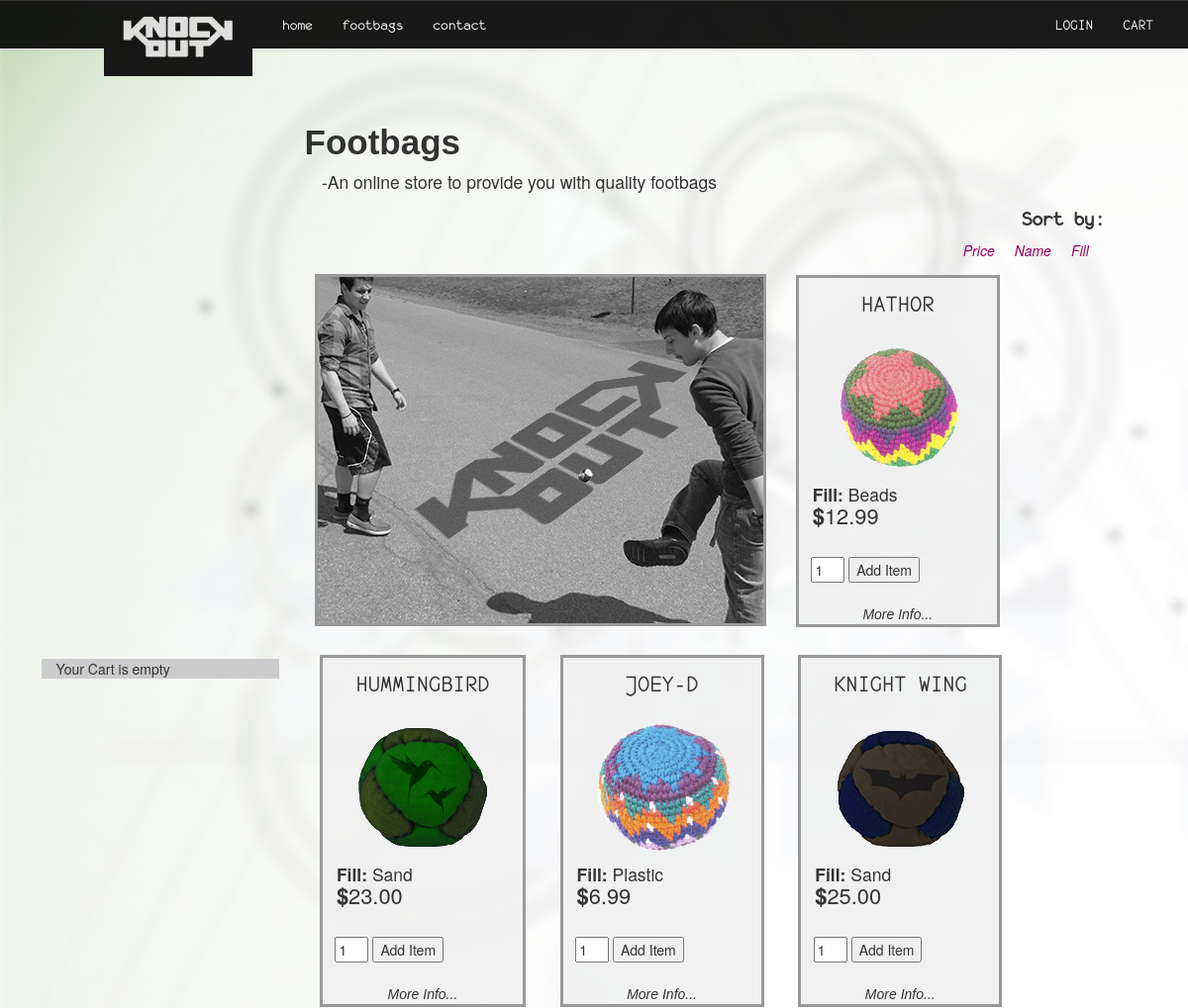
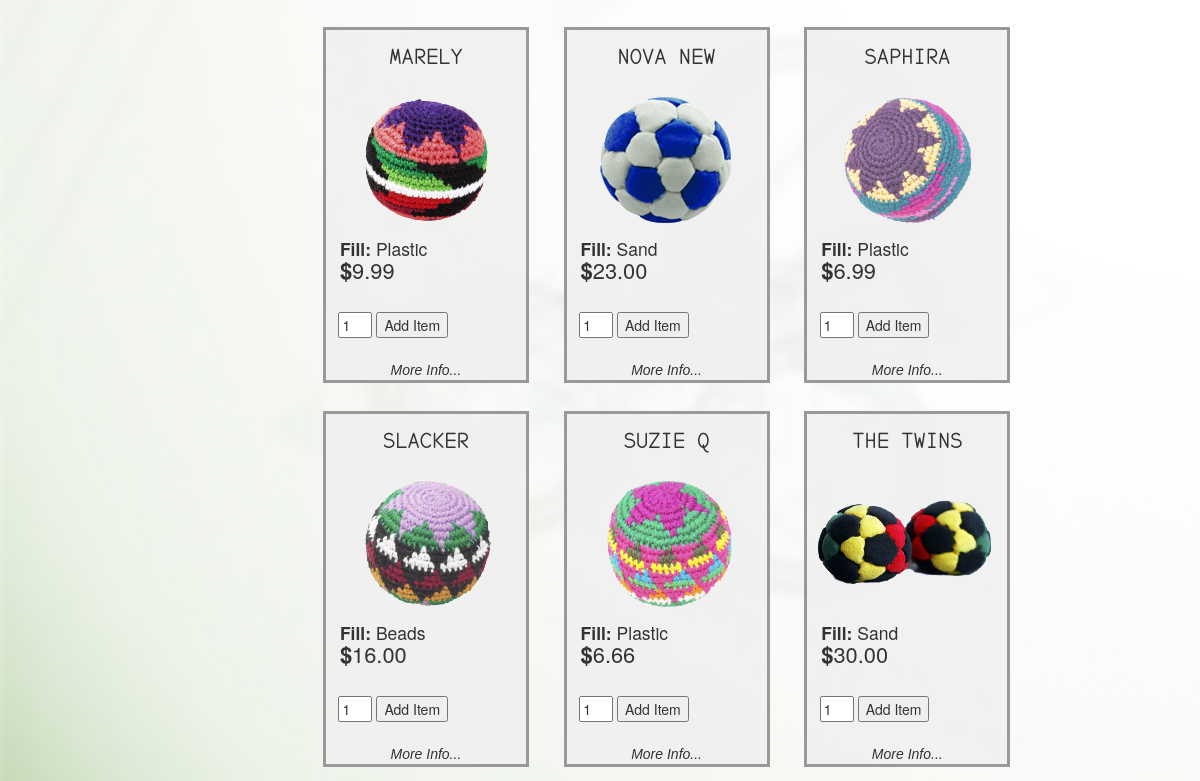
Page /products.php?sortcol=name on the committed database (2 pictures, top to bottom).
### tables this page shows
CREATE TABLE product_table (
  id INT PRIMARY KEY auto_increment,
  name CHAR(75),
  price DEC(7,2),
  fill ENUM("Sand", "Beads", "Plastic"),
  description TEXT,
  thumb CHAR(75),
  imgFull CHAR(75)
) AUTO_INCREMENT=0;

### data/function-lib.php (called while the page is built, shortened)
<?php
 function run_my_query($q){
$mysqli = new mysqli('localhost','mirandak_boss', 'boss12', 'mirandak_finaldatadb');
$results =$mysqli->query($q) or die($q.'Problem with my Query!'.$mysqli->error);
  return $results;
}
?>

### products.php (the view, shortened to what this page needs)
<?php
include('includes/function-lib.php');
$ordercol ='id';
if(isset($_GET['sortcol'])){
	$ordercol = $_GET['sortcol'];
}
$results = run_my_query('SELECT*FROM product_table
	ORDER BY '.$ordercol);
?>
<!DOCTYPE html>
<html lang="en">
<head>
<link href="css/responsive-slider.css" rel="stylesheet" media="screen">
<link rel="stylesheet" href="http://netdna.bootstrapcdn.com/bootstrap/3.0.3/css/bootstrap.min.css">
<link rel="stylesheet" href="http://netdna.bootstrapcdn.com/bootstrap/3.0.3/css/bootstrap-theme.min.css">
<link rel="stylesheet" type="text/css" href="css/style.css">
</head>
<body>
<div class="bs-example">
    <nav role="navigation" class="navbar navbar-default navbar-fixed-top">
        <div class="navbar-header">
           <a href="login.php" class="navbar-brand" id="red"><img id="logo" src="img/logo_new_sm.png" /></a>
        </div>
        <div id="navbarCollapse" class="collapse navbar-collapse">
            <ul class="nav navbar-nav">
                <li><a href="index.php">home</a></li>
                <li><a href="products.php">footbags</a></li>
                <li><a href="contact.php">contact</a></li>
            </ul>
            <ul class="nav navbar-nav navbar-right">
            	<?php if(!isset($_SESSION['logged_in'])){?>
                <li><a href="login.php">Login</a></li>
                <?php }else {?>
            	<li><a href="logout.php">Log Out</a></li>
            	<?php } ?>
                <li><a href="#">Cart</a></li>
            </ul>
        </div>
    </nav>
</div>
<main>
  <div class="row">
        <div id="product_display" class="col-lg-9">
            <div id="wrapper2" class="">
                 <div id="ptitle">
                    <h1>Footbags</h1>
                    <h3>-An online store to provide you with quality footbags</h3>
                </div>
                <div id="sorting">
                    <h5>Sort by: </h5>
                        <a href="products.php?sortcol=price" id="sort"> Price</a>
                        <a href="products.php?sortcol=name" id="sort"> Name</a>
                        <a href="products.php?sortcol=fill" id="sort">Fill</a>
                </div>
            </div>
			<div id="wrapper3">
				<div id="container_img">
					<img id="" src="img/product_page_img_2.jpg">
				</div>
	<?php
     $results->data_seek(0);
    if ($results) {
    while($row = $results->fetch_assoc()){
        $p_name = $row['name'];
        $p_price = $row['price'];
        $p_fill = $row['fill'];
        $p_thumb = $row['thumb'];
		?>
			<div id="container" >
				<div id="pHeader" >
					<h2 id="name"><?php  echo $p_name; ?></h2>
				</div>
			<form action="products-details.php" method="post">
				<input type="image" id="product_img" src="img/<?php  echo $p_thumb; ?>" alt="<?php  echo $p_name?>" />
			</form>
			<form action="cart_update.php" method="post">
			  <div id="pFooter">
					<div id="fill">
						<h4><strong>Fill:</strong><?php  echo ' '.$p_fill; ?></h4>
					</div>
					<div id="price">
						<h3><strong> $</strong><?php  echo $p_price; ?></h3>
					</div>
					</div>
			</form>
			<form action="cart_update.php" method="post">
				<div id="add_btn">
				<input type="text" name="product_qty" value="1" size="1" />
				<input type="submit" value="Add Item" class="add_to_cart" />
				 </div>
			  </form>
			  <div id="more">
				  <form action="products-details.php" method="post" id="moreForm">
					  <input type="submit" value="More Info..."  id="moreInfo"/>
				  </form>
			  </div>
     </div>
<?php
}
}
?>
</div>
<div class="col-lg-2" id="cart_new">
<?php
$current_url = base64_encode($url="http://".$_SERVER['HTTP_HOST'].$_SERVER['REQUEST_URI']);
if(isset($_SESSION["product_table"]))
{
    $total = 0;
	$cart_items = 0;
    echo '<ol>';
	$obj = $results->fetch_object();
    foreach ($_SESSION["product_table"] as $cart_itm)
    {
	$product_code = $cart_itm["id"];
		$results = $mysqli->query("SELECT name, description, price FROM product_table WHERE id='$product_code' LIMIT 1");
		$obj = $results->fetch_object();
        echo '<li class="cart-itm">';
        echo '<span class="remove-itm"><a href="cart_update.php?removep='.$cart_itm["id"].'&return_url='.$current_url.'">&times;</a></span>';
        echo '<h3>'.$cart_itm["name"].'</h3>';
        echo '<div class="p-code">P ID : '.$cart_itm["id"].'</div>';
        echo '<div class="p-qty">Qty : '.$cart_itm["qty"].'</div>';
        echo '<div class="p-price">Price :'.$currency.$obj->price.'</div>';
        echo '</li>';
        $subtotal = ($obj->price*$cart_itm["qty"]);
        $total = ($total + $subtotal);
    }
    echo '</ol>';
    echo '<span class="check-out-txt"><strong>Total : '.$currency.$total.'</strong> <a href="view_cart.php">Check-out!</a></span>';
    echo '<span class="empty-cart"><a href="cart_update.php?emptycart=1&return_url='.$current_url.'">Empty Cart</a></span>';
}else{
    echo 'Your Cart is empty';
}
?>
</div>
</div>
</main>
</body>
</html>

### css/style.css (style rules this page uses)
.bs-example { margin: 20px; }
body { background:url(../img/background3.jpg); }
main { margin-top:7em; }
.navbar-fixed-top { background:#000 !important; opacity:.9; font-family:'monof55'; font-size:1.1em; }
#logo { max-width:150px; width:100%; background:#000; padding:0 1em 1em 1em; margin-left:3em; }
.navbar-fixed-top a { text-shadow:none !important; color:#FFF !important; }
.navbar-nav.navbar-right:last-child { margin-right: 5em; text-transform:uppercase; color:#FFF; }
.navbar-default .navbar-collapse, .navbar-default .navbar-form { border-color: #e7e7e7; background: #222; }
#cart_new { background:#CCC; margin:-81em 0 0 -19em; width:240px; }
#red { color:#900; }
a { color:#906 !important; }
#ptitle { padding:.5em 0; width:100%; max-width:1280px; }
#ptitle h1 { font-weight:bolder; font-family:"Arial Black", Gadget, sans-serif; font-size:2.5em; }
#ptitle h3 { margin:0 1em; font-size.75em; }
img { vertical-align:bottom !important; width:100%; }
#product_display { float:right; }
#container { display: inline-block; border: #999 solid 3px; margin:1em 4em; background:url(../img/product_bg_4.png); max-height:356px; }
#container_img { display: inline-block; border: #999 solid 3px; margin: 1em 0; max-height:356px; }
#pHeader { padding:1em;text-align:center; }
h2 { margin:0; font-family:'monof55',sans-serif; text-transform:uppercase; font-size:1.75em; }
#pFooter { padding:0 1em; display:inline-block; }
h3 { margin:0; font-size:1.25em; }
h4 { margin:0; font-size:1.25em; float:left; }
#price { margin:1em 0; font-size:1.25em; }
#moreInfo { font-family:Helvetica, sans-serif; width:100%; font-style: italic; cursor: pointer; border:none; margin:4% 0 0 0; padding:none; background:none; }
#sorting { text-align:right; margin-right:2em; }
#sorting h5 { font-family:'monof55'; font-size:1.5em; font-weight:bold; }
#sort { margin-right:2%; font-style:italic; }
#product_img { -webkit-transition: all .2s ease-in-out; }
#add_btn { padding:.9em; }
strong { font-weight:bold; }
#wrapper2, #wrapper3 { max-width:1280px; }
@media screen and (min-width:480px) { #container { margin:1em 1.1em; } }
@media screen and (min-width:480px) { #container_img { margin:1em .75em; } }
@media screen and (min-width:600px) { #logo { margin-left:4em; } }
@media screen and (min-width:600px) { #sorting { margin-right:8em; } }
@media screen and (min-width:600px) { #ptitle h1 { font-size:3rem; } }
@media screen and (min-width:768px) { #logo { margin-left:5em; } }
@media screen and (min-width:768px) { #sorting { margin-right:6em; } }
@media screen and (min-width:768px) { #ptitle h1 { font-size:3.5rem; } }
@media screen and (min-width:768px) { .navbar-default .navbar-collapse, .navbar-default .navbar-form { background:none; } }
@media screen and (min-width:768px) { .navbar-fixed-top { height:50px; } }
@media screen and (min-width:768px) { .navbar-nav.navbar-right:last-child { margin-right: 20px !important; } }

### rows in the picture
product_table: name "HATHOR", fill "Beads", price "12.99"
product_table: name "HUMMINGBIRD", fill "Sand", price "23.00"
product_table: name "JOEY-D", fill "Plastic", price "6.99"
product_table: name "KNIGHT WING", fill "Sand", price "25.00"
product_table: name "MARELY", fill "Plastic", price "9.99"
product_table: name "NOVA NEW", fill "Sand", price "23.00"
product_table: name "SAPHIRA", fill "Plastic", price "6.99"
product_table: name "SLACKER", fill "Beads", price "16.00"
product_table: name "SUZIE Q", fill "Plastic", price "6.66"
product_table: name "THE TWINS", fill "Sand", price "30.00"
